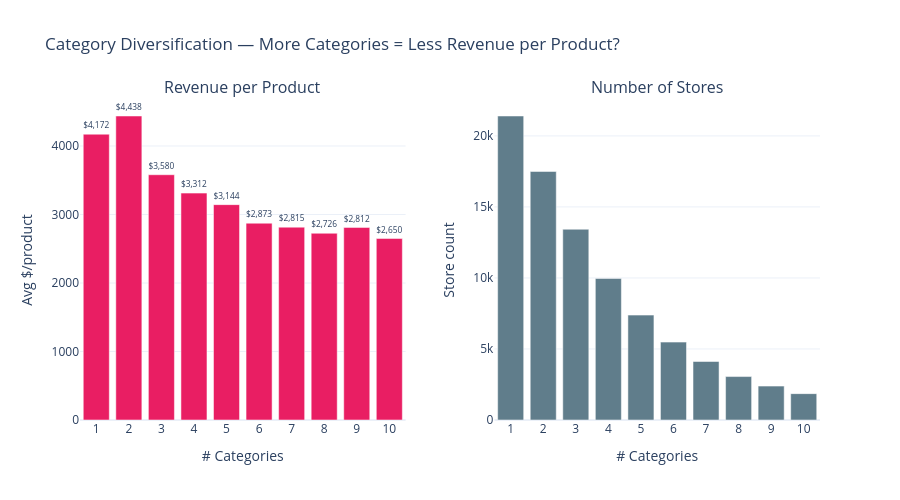

Notebook code cell kept with this figure:
### Markdown cell above
### 4.2 — Category Count vs Per-Product Revenue

### Code cell
cat_perf = (
    df.groupby(CATEGORY_COUNT_COL)
    .agg(
        store_count=(CATEGORY_COUNT_COL, 'size'),
        avg_rev_per_product=(AVG_REV_COL, 'mean'),
        avg_products=(PRODUCT_COUNT_COL, 'mean')
    )
    .reset_index()
)
cat_perf_display = cat_perf[cat_perf[CATEGORY_COUNT_COL] <= 10]

fig = make_subplots(rows=1, cols=2, subplot_titles=['Revenue per Product', 'Number of Stores'],
                    horizontal_spacing=0.12)

fig.add_trace(go.Bar(x=cat_perf_display[CATEGORY_COUNT_COL], y=cat_perf_display['avg_rev_per_product'],
                     marker_color='#E91E63',
                     text=[f'${v:,.0f}' for v in cat_perf_display['avg_rev_per_product']],
                     textposition='outside'), row=1, col=1)

fig.add_trace(go.Bar(x=cat_perf_display[CATEGORY_COUNT_COL], y=cat_perf_display['store_count'],
                     marker_color='#607D8B'), row=1, col=2)

fig.update_layout(title='Category Diversification — More Categories = Less Revenue per Product?',
                  template=TEMPLATE, height=500, showlegend=False)
fig.update_xaxes(title_text='# Categories', dtick=1)
fig.update_yaxes(title_text='Avg $/product', row=1, col=1)
fig.update_yaxes(title_text='Store count', row=1, col=2)
save_chart(fig, '04_category_count_vs_revenue')
fig.show()

### Figure 1 — Plotly figure (JSON) as saved in the notebook; plotly's stock layout.template omitted (floating-point values rounded to 4 significant figures)
{"data": [{"marker": {"color": "#E91E63"}, "text": ["$4,172", "$4,438", "$3,580", "$3,312", "$3,144", "$2,873", "$2,815", "$2,726", "$2,812", "$2,650"], "textposition": "outside", "type": "bar", "x": [1, 2, 3, 4, 5, 6, 7, 8, 9, 10], "xaxis": "x", "y": [4172.0, 4438.0, 3580.0, 3312.0, 3144.0, 2873.0, 2815.0, 2726.0, 2812.0, 2650.0], "yaxis": "y"}, {"marker": {"color": "#607D8B"}, "type": "bar", "x": [1, 2, 3, 4, 5, 6, 7, 8, 9, 10], "xaxis": "x2", "y": [21401, 17497, 13429, 9967, 7384, 5483, 4118, 3058, 2386, 1856], "yaxis": "y2"}], "layout": {"annotations": [{"font": {"size": 16}, "showarrow": false, "text": "Revenue per Product", "x": 0.22, "xanchor": "center", "xref": "paper", "y": 1, "yanchor": "bottom", "yref": "paper"}, {"font": {"size": 16}, "showarrow": false, "text": "Number of Stores", "x": 0.78, "xanchor": "center", "xref": "paper", "y": 1, "yanchor": "bottom", "yref": "paper"}], "height": 500, "showlegend": false, "title": {"text": "Category Diversification — More Categories = Less Revenue per Product?"}, "xaxis": {"anchor": "y", "domain": [0, 0.44], "dtick": 1, "title": {"text": "# Categories"}}, "xaxis2": {"anchor": "y2", "domain": [0.56, 1], "dtick": 1, "title": {"text": "# Categories"}}, "yaxis": {"anchor": "x", "domain": [0, 1], "title": {"text": "Avg $/product"}}, "yaxis2": {"anchor": "x2", "domain": [0, 1], "title": {"text": "Store count"}}}}
